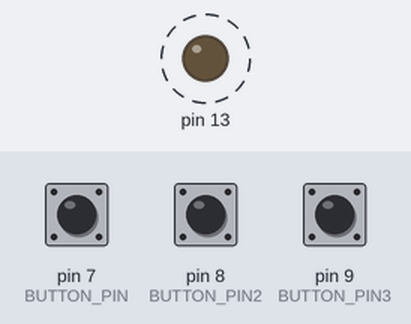
Bench run of a sketch on a simulated Arduino Uno, built with avr-gcc and run on an emulated ATmega328P. Shown: output pins drawn as LEDs (lit = HIGH). Dashed ring = blinking. The test bench sets the inputs (shaded band); at power-on: pin 8 (BUTTON_PIN2) HIGH, pin 7 (BUTTON_PIN) HIGH, pin 9 (BUTTON_PIN3) HIGH.

Above: at 0.75 s.
1.3 s: pin 8 (BUTTON_PIN2) pulled LOW for 0.15 s
4.3 s: pin 7 (BUTTON_PIN) pulled LOW for 0.15 s
7.3 s: pin 9 (BUTTON_PIN3) pulled LOW for 0.15 s
8.9 s: pin 7 (BUTTON_PIN) pulled LOW for 1 s
At 9.34 s:
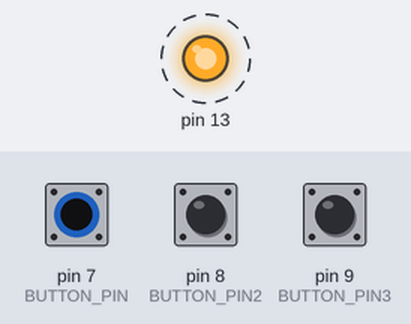
12.1 s: pin 9 (BUTTON_PIN3) pulled LOW for 1 s
At 13.1 s:
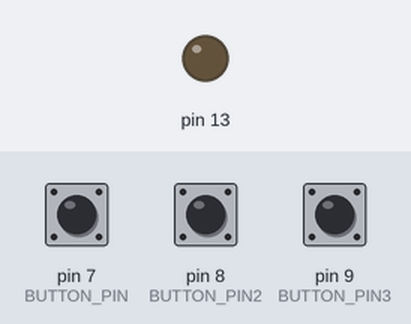
Timing chart, 0 to 15.1 s (numbered marks = the images above; inputs shaded):
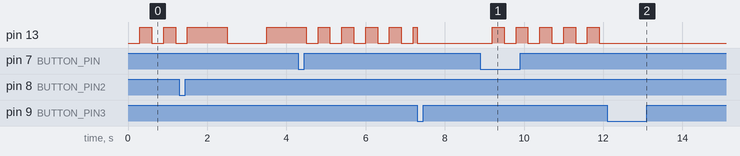

The sketch:

Blinking.ino
```cpp
const int BUTTON_PIN = 7;
const int BUTTON_PIN2 = 8;
const int BUTTON_PIN3 = 9;
 // setting the variables

int flag = 0;  // initializing button
bool state = true;
unsigned long timer = 0;
// the setup function runs once when you press reset or power the board
void setup()
{
  pinMode(LED_BUILTIN, OUTPUT); //led_builtin is already port 13 for internal led
  pinMode(BUTTON_PIN, INPUT);
  pinMode(BUTTON_PIN2, INPUT);
  pinMode(BUTTON_PIN3, INPUT);

}

void loop()
{
  if (digitalRead(BUTTON_PIN) == LOW)
  {
    flag = 0;
  }

  if (digitalRead(BUTTON_PIN2) == LOW)
  {
    flag = 1;
  }

  if (digitalRead(BUTTON_PIN3) == LOW)
  {
    flag = 2;
  }

  if (flag == 0)
  {
    blink(300);
  }

  if (flag == 1)
  {
    blink(1000);
  }

  if (flag == 2)
  {
    digitalWrite(LED_BUILTIN, LOW);
  }
}

void blink (int interval)
{
    if (millis() >= timer)
    {
      timer = millis() + interval;

      state = !state;
      digitalWrite(LED_BUILTIN, state);
    }
}
```

Measured:
- after the input at 8.9 s, pin 13: alternates HIGH for 0.30 s and LOW for 0.30 s, starting after 0.30 s
- after the input at 12.1 s, pin 13: stops changing and stays LOW
- by itself, pin 13: alternates HIGH for 0.30 s and LOW for 0.30 s
